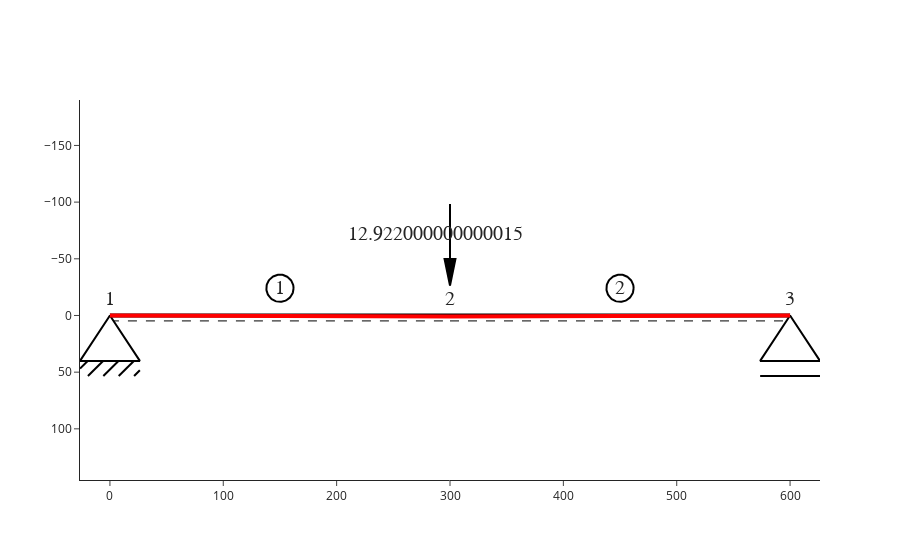

Notebook source saved alongside this figure:
### Markdown cell above
### Compute Influence Line for Support Reaction $f_z$

To compute the influence line of the support reaction $f_z$ at `node_2`, we specify:

- force type: `'fz'`
- object: `node_2`

### Code cell
il.force(kind='fz', obj=node_2)

### Figure 1 — Plotly figure (JSON) as saved in the notebook; plotly's stock layout.template omitted (floating-point values rounded to 4 significant figures)
{"data": [{"hoverinfo": "skip", "line": {"color": "black", "width": 4}, "mode": "lines", "showlegend": false, "type": "scatter", "x": [0, 300], "y": [0, 0]}, {"hoverinfo": "skip", "line": {"color": "black", "dash": "dash", "width": 1}, "mode": "lines", "showlegend": false, "type": "scatter", "x": [0, 300], "y": [4.8, 4.8]}, {"hoverinfo": "skip", "line": {"color": "black"}, "mode": "lines", "showlegend": false, "type": "scatter", "x": [162, 162.0, 161.9, 161.8, 161.6, 161.4, 161.1, 160.8, 160.5, 160.1, 159.7, 159.2, 158.7, 158.1, 157.6, 157.0, 156.3, 155.7, 155.0, 154.3, 153.6, 152.8, 152.1, 151.3, 150.6, 149.8, 149.0, 148.3, 147.5, 146.8, 146.1, 145.4, 144.7, 144, 143.4, 142.7, 142.1, 141.6, 141.1, 140.6, 140.1, 139.7, 139.3, 139.0, 138.7, 138.5, 138.3, 138.2, 138.1, 138.0, 138.0, 138.1, 138.2, 138.3, 138.5, 138.7, 139.0, 139.3, 139.7, 140.1, 140.6, 141.1, 141.6, 142.1, 142.7, 143.4, 144, 144.7, 145.4, 146.1, 146.8, 147.5, 148.3, 149.0, 149.8, 150.6, 151.3, 152.1, 152.8, 153.6, 154.3, 155.0, 155.7, 156.3, 157.0, 157.6, 158.1, 158.7, 159.2, 159.7, 160.1, 160.5, 160.8, 161.1, 161.4, 161.6, 161.8, 161.9, 162.0, 162], "y": [-24, -23.24, -22.48, -21.73, -20.99, -20.26, -19.54, -18.84, -18.17, -17.51, -16.89, -16.29, -15.72, -15.18, -14.69, -14.23, -13.8, -13.42, -13.08, -12.79, -12.54, -12.34, -12.18, -12.07, -12.01, -12.0, -12.04, -12.12, -12.25, -12.43, -12.66, -12.93, -13.25, -13.61, -14.01, -14.45, -14.93, -15.45, -16.0, -16.58, -17.2, -17.84, -18.5, -19.19, -19.9, -20.62, -21.36, -22.1, -22.86, -23.62, -24.38, -25.14, -25.9, -26.64, -27.38, -28.1, -28.81, -29.5, -30.16, -30.8, -31.42, -32.0, -32.55, -33.07, -33.55, -33.99, -34.39, -34.75, -35.07, -35.34, -35.57, -35.75, -35.88, -35.96, -36.0, -35.99, -35.93, -35.82, -35.66, -35.46, -35.21, -34.92, -34.58, -34.2, -33.77, -33.31, -32.82, -32.28, -31.71, -31.11, -30.49, -29.83, -29.16, -28.46, -27.74, -27.01, -26.27, -25.52, -24.76, -24.0]}, {"hoverinfo": "skip", "line": {"color": "black", "width": 4}, "mode": "lines", "showlegend": false, "type": "scatter", "x": [300, 600], "y": [0, 0]}, {"hoverinfo": "skip", "line": {"color": "black", "dash": "dash", "width": 1}, "mode": "lines", "showlegend": false, "type": "scatter", "x": [300, 600], "y": [4.8, 4.8]}, {"hoverinfo": "skip", "line": {"color": "black"}, "mode": "lines", "showlegend": false, "type": "scatter", "x": [462, 462.0, 461.9, 461.8, 461.6, 461.4, 461.1, 460.8, 460.5, 460.1, 459.7, 459.2, 458.7, 458.1, 457.6, 457.0, 456.3, 455.7, 455.0, 454.3, 453.6, 452.8, 452.1, 451.3, 450.6, 449.8, 449.0, 448.3, 447.5, 446.8, 446.1, 445.4, 444.7, 444, 443.4, 442.7, 442.1, 441.6, 441.1, 440.6, 440.1, 439.7, 439.3, 439.0, 438.7, 438.5, 438.3, 438.2, 438.1, 438.0, 438.0, 438.1, 438.2, 438.3, 438.5, 438.7, 439.0, 439.3, 439.7, 440.1, 440.6, 441.1, 441.6, 442.1, 442.7, 443.4, 444, 444.7, 445.4, 446.1, 446.8, 447.5, 448.3, 449.0, 449.8, 450.6, 451.3, 452.1, 452.8, 453.6, 454.3, 455.0, 455.7, 456.3, 457.0, 457.6, 458.1, 458.7, 459.2, 459.7, 460.1, 460.5, 460.8, 461.1, 461.4, 461.6, 461.8, 461.9, 462.0, 462], "y": [-24, -23.24, -22.48, -21.73, -20.99, -20.26, -19.54, -18.84, -18.17, -17.51, -16.89, -16.29, -15.72, -15.18, -14.69, -14.23, -13.8, -13.42, -13.08, -12.79, -12.54, -12.34, -12.18, -12.07, -12.01, -12.0, -12.04, -12.12, -12.25, -12.43, -12.66, -12.93, -13.25, -13.61, -14.01, -14.45, -14.93, -15.45, -16.0, -16.58, -17.2, -17.84, -18.5, -19.19, -19.9, -20.62, -21.36, -22.1, -22.86, -23.62, -24.38, -25.14, -25.9, -26.64, -27.38, -28.1, -28.81, -29.5, -30.16, -30.8, -31.42, -32.0, -32.55, -33.07, -33.55, -33.99, -34.39, -34.75, -35.07, -35.34, -35.57, -35.75, -35.88, -35.96, -36.0, -35.99, -35.93, -35.82, -35.66, -35.46, -35.21, -34.92, -34.58, -34.2, -33.77, -33.31, -32.82, -32.28, -31.71, -31.11, -30.49, -29.83, -29.16, -28.46, -27.74, -27.01, -26.27, -25.52, -24.76, -24.0]}, {"fill": "toself", "fillcolor": "white", "hoverinfo": "skip", "line": {"color": "black", "width": 2}, "mode": "lines", "showlegend": false, "type": "scatter", "x": [0, 26.4, -26.4, 0], "y": [0, 40.09, 40.09, 0]}, {"type": "scatter", "x": [], "y": []}, {"fill": "toself", "fillcolor": "white", "hoverinfo": "skip", "line": {"color": "black", "width": 2}, "mode": "lines", "showlegend": false, "type": "scatter", "x": [-26.4, -19.61], "y": [46.88, 40.09]}, {"fill": "toself", "fillcolor": "white", "hoverinfo": "skip", "line": {"color": "black", "width": 2}, "mode": "lines", "showlegend": false, "type": "scatter", "x": [-19.4, -6.035], "y": [53.45, 40.09]}, {"fill": "toself", "fillcolor": "white", "hoverinfo": "skip", "line": {"color": "black", "width": 2}, "mode": "lines", "showlegend": false, "type": "scatter", "x": [-5.822, 7.541], "y": [53.45, 40.09]}, {"fill": "toself", "fillcolor": "white", "hoverinfo": "skip", "line": {"color": "black", "width": 2}, "mode": "lines", "showlegend": false, "type": "scatter", "x": [7.755, 21.12], "y": [53.45, 40.09]}, {"fill": "toself", "fillcolor": "white", "hoverinfo": "skip", "line": {"color": "black", "width": 2}, "mode": "lines", "showlegend": false, "type": "scatter", "x": [21.33, 26.4], "y": [53.45, 48.38]}, {"hoverinfo": "skip", "line": {"color": "black"}, "marker": {"size": 2}, "mode": "lines", "showlegend": false, "type": "scatter", "x": [300], "y": [0]}, {"fill": "toself", "fillcolor": "black", "hoverinfo": "skip", "line": {"color": "black"}, "mode": "lines", "showlegend": false, "type": "scatter", "x": [300, 295.2, 304.8, 300], "y": [-26.4, -49.92, -49.92, -26.4]}, {"hoverinfo": "skip", "line": {"color": "black"}, "mode": "lines", "showlegend": false, "type": "scatter", "x": [300, 300], "y": [-26.4, -98.4]}, {"fill": "toself", "fillcolor": "white", "hoverinfo": "skip", "line": {"color": "black", "width": 2}, "mode": "lines", "showlegend": false, "type": "scatter", "x": [600, 626.4, 573.6, 600], "y": [0, 40.09, 40.09, 0]}, {"fill": "toself", "fillcolor": "white", "hoverinfo": "skip", "line": {"color": "black", "width": 2}, "mode": "lines", "showlegend": false, "type": "scatter", "x": [626.4, 573.6], "y": [53.45, 53.45]}, {"hoverinfo": "skip", "line": {"color": "red", "width": 4}, "mode": "lines", "showlegend": false, "type": "scatter", "x": [0, 30, 60, 90, 120, 150, 180, 210, 240, 270, 300], "y": [0, 0.1495, 0.296, 0.4365, 0.568, 0.6875, 0.792, 0.8785, 0.944, 0.9855, 1.0]}, {"hoverinfo": "skip", "line": {"color": "red", "width": 4}, "mode": "lines", "showlegend": false, "type": "scatter", "x": [300, 330, 360, 390, 420, 450, 480, 510, 540, 570, 600], "y": [1, 0.9855, 0.944, 0.8785, 0.792, 0.6875, 0.568, 0.4365, 0.296, 0.1495, 2.22e-16]}], "layout": {"annotations": [{"font": {"family": "Times New Roman", "size": 20}, "showarrow": false, "text": "1", "textangle": 0, "x": 0, "y": -14.4}, {"font": {"family": "Times New Roman", "size": 20}, "showarrow": false, "text": "", "textangle": 0, "x": 372, "y": 13.2}, {"font": {"family": "Times New Roman", "size": 20}, "showarrow": false, "text": "12.922000000000015", "textangle": 0, "x": 286.8, "y": -72}, {"font": {"family": "Times New Roman", "size": 20}, "showarrow": false, "text": "", "textangle": 0, "x": 364.8, "y": 0}, {"font": {"family": "Times New Roman", "size": 20}, "showarrow": false, "text": "2", "textangle": 0, "x": 300, "y": -14.4}, {"font": {"family": "Times New Roman", "size": 20}, "showarrow": false, "text": "3", "textangle": 0, "x": 600, "y": -14.4}, {"font": {"family": "Times New Roman", "size": 20}, "showarrow": false, "text": "1", "textangle": 0, "x": 150, "y": -24}, {"font": {"family": "Times New Roman", "size": 20}, "showarrow": false, "text": "2", "textangle": 0, "x": 450, "y": -24}], "xaxis": {"showgrid": false}, "yaxis": {"autorange": "reversed", "scaleanchor": "x", "scaleratio": 1, "showgrid": false}}}
